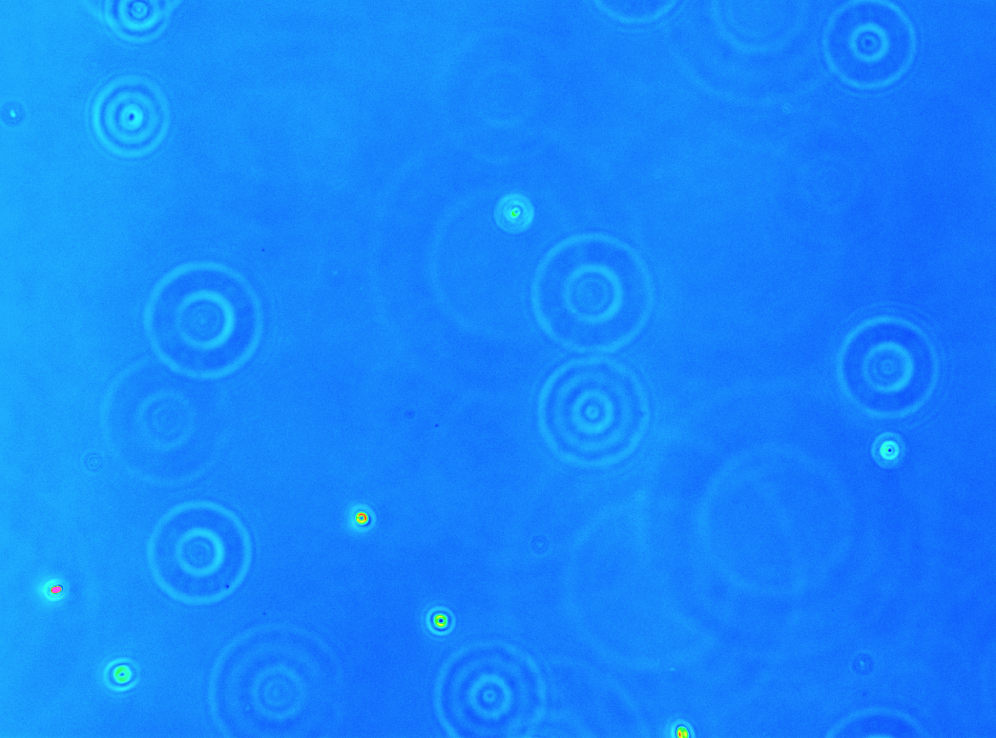
//> input picture 3DV1/unnamed.png, 996 x 738 px
$ ./GoodV43D   (built with g++ and OpenCV 4)
//> lines starting //> are read from the running program, lines starting //| are printed output that depends on the picture; after the words box and inside, x2 and y2 are one past the last pixel; in counts of white or black regions, pixels touching at a corner belong together
//V3 + Peak finding
//Cannot find larger cells in the background
//get it to work w/ cut off radii

//What's not done: edge cases, remove extra points


//Runtime: .8 seconds / image For 3 minute clip of 60 frames / second, approx time: 144 minutes

//VALUES TO BE CHANGED TO REDUCE CODE SIZE: thresh for loop values, number of contours to be examined, maxRad
//OTHER VALUES TO BE CHANGED: conditional satement to determine if it is a cell or not, minDiff
//change it to work with offscreen


#include <opencv2/opencv.hpp>
#include <opencv2/imgproc/imgproc.hpp>
#include <opencv2/objdetect/objdetect.hpp>
#include <opencv2/highgui/highgui.hpp>
#include <iostream>
#include <unistd.h>

using namespace cv;
using namespace std;
#define maxRad 200


int min(int a, int b){
  if(a < b)
    return a;
  else
    return b;
}
bool compCont(vector<Point> contour1, vector<Point> contour2){
	double i = contourArea(contour1,false);//always want area to be positive, dont want oriented area
	double j = contourArea(contour2,false);
	return (i > j);
}
//length must be >= width
vector<int> findPeaks(vector<float> rad, int length, bool test = 0){//can save "power value" to rule out bad ones (same for bad radii)
  vector<int> peakIndex(length);
  const int width = 7;//width of sample to take the mean of to look at
  if(length < width)
    return peakIndex;
  float minDiff = 2;//min difference between mean of the n values and the center value to be considered a peak
  float val = 0;//computed mean
  int multiplier[width] = {3,4,1,0,1,4,3};//we can use different multipliers for small and large peak detection
  int num = 0; //sum of multipliers, number to divide value by
  int count = 0;
  for(int i = 0; i < width; i++)
    num += multiplier[i];
  if(test)
    for(int i = 0; i < length; i++)
      cout << rad[i] << endl;
  for(int i = 0; i < length - 1 - width; i++){
    for(int j = 0; j < width; j++){
      val += multiplier[j] * rad[j+i];
    }
    val /= num;
    if(test)
      cout << rad[i+width/2] - val << endl;
    if(rad[i+width/2] - val > minDiff){
      peakIndex[count++] = i+width/2;
      if(test)
        cout << rad[i+width/2] << " " << val << endl;
    }
    val = 0;
  }
  peakIndex[count] = -1;
  return peakIndex;
}
vector<float> radialAveraging(Mat im, int ctrX, int ctrY, int maxRadius){//takes in ORIGINAL BLACK AND WHITE NON-THRESHOLDED cropped image, (x,y) is the center
  vector<float> rad(maxRadius);
  int offsetX, y, numpts = 0;
  long sum = 0;
  for(int r = 0; r < maxRadius; r++){//for every radius
    for(int y = ctrY-r; y <= ctrY+r; y++){
      offsetX = (int) (sqrt(r*r-(y-ctrY)*(y-ctrY))+0.5); //x coordinate at ctrX +/- offsetX
      //for debugging
      if(r == 20)
        circle(im, Point(ctrX + offsetX,y),1, Scalar(255),CV_FILLED);
      sum += (long)im.at<uchar>(y,ctrX + offsetX);
      numpts++;
      if(offsetX != 0){
        if(r == 20)
          circle(im, Point(ctrX - offsetX,y),1, Scalar(255),CV_FILLED);
        sum += (long)im.at<uchar>(y,ctrX - offsetX);
        numpts++;
      }
    }
    rad[r] = (float) sum / numpts;
    //cout << sum << " " << numpts << endl;
    sum = 0;
    numpts = 0;
  }
  namedWindow("contours",0);
  imshow("contours",im);
  return rad;
}
int main(int argc, char** argv){
    //get image
    vector<float> rad(maxRad);
    vector<int> peakIndices(maxRad);
    String imageName("unnamed.png");
    Mat og = imread(imageName, IMREAD_COLOR);
//> og is the input picture: 738 rows x 996 cols, CV_8UC3; mean B, G, R 251.1, 134.3, 22.9
    Mat newIm=og.clone();
    cvtColor(og,og,COLOR_BGR2GRAY);//grayscale
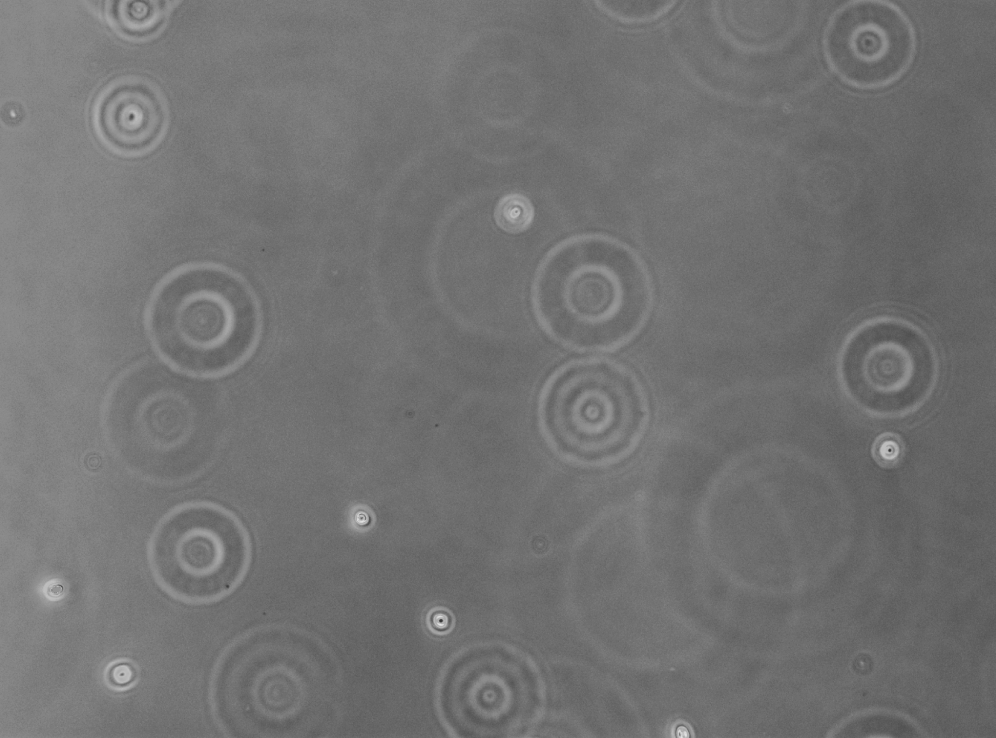
//> og: 738 rows x 996 cols, CV_8UC1; min 53, max 228, mean 114.3
    //namedWindow("gray",0);
    //imshow("gray",image);
    //make sure input is valid
    if( og.empty() )
    {
        cout <<  "Could not open or find the image" << std::endl ;
        return -1;
    }

    //variables
    vector<vector<Point> > contours;//point has a x and y
    double maxValue = 255;//123 seems pretty good
    std::vector<cv::Vec4i> hierarchy;
    //for minenclosingcircle
    Point2f center;
    float radius = 0, minArea = 2000, PI = 3.14159;
    for(int thresh = 250; thresh >= 50; thresh -= 3){
      Mat image=og.clone();
      threshold(image,image,thresh,min(maxValue,thresh+30),THRESH_BINARY_INV);//first param input, 2nd param output
      findContours(image,contours,hierarchy,CV_RETR_LIST,RETR_TREE);//allows only key points to be added
      if(contours.size() > 0)
        sort(contours.begin(),contours.end(),compCont);
      for(int i = 0; i < contours.size() && i < 7; i++)
      {
         Scalar color = Scalar(125);
         minEnclosingCircle(contours[i],center,radius);
         vector<Point> approx;
         approxPolyDP(contours[i],approx,0.01*arcLength(contours[i],1),1);
         if(approx.size() > 8 && radius*radius*PI/contourArea(contours[i]) < 1.3 && contourArea(contours[i]) > minArea){//airy pattern: inner ring, 15% margin or error, previous values: 8, 1.3
          circle(newIm, center,4, Scalar(125),CV_FILLED);
          int maxRadius = min(maxRad,min(min(center.x,center.y),min(og.cols-center.x,og.rows-center.y)));
          rad = radialAveraging(og, center.x, center.y,maxRadius);
          if(center.x > 868.4 && center.x < 868.5)
            peakIndices = findPeaks(rad,maxRadius,1);
          else
            peakIndices = findPeaks(rad,maxRadius,0);
          int peakNum = -1;
          while(peakIndices[++peakNum] != -1);
          cout << "(" << center.x << "," << center.y << "):" << peakIndices[peakNum - 1] << "       Num Peaks:" << peakNum << endl;//ANSWERS
          circle(newIm, center,peakIndices[peakNum - 1], Scalar(125),2);
         }
      }
    }
//> this loop made 67 passes
//> center on passes 1, 2, 3, 4, 5, 6, 7, 8, 24, 25, 26, 27: Point(497.5, 368.5), Point(497.5, 368.5), Point(497.5, 368.5), Point(497.5, 368.5), Point(497.5, 368.5), Point(497.5, 368.5), Point(497.5, 368.5), Point(497.5, 368.5), Point(440.3, 623), Point(135, 115), Point(514.2, 212.6), Point(134, 116.5)
//> (i in compCont, j in compCont, i in compCont (second call), j in compCont (second call), center) on passes 10 to 15: (0, 0, 0, 0, Point(362, 522)), (0, 0, 0, 0, Point(361.5, 521)), (0, 0, 0, 0, Point(361.5, 521)), (0, 6, 0, 6, Point(357, 519.5)), (0, 5, 0, 5, Point(358, 520)), (10.5, 0, 4, 10.5, Point(357, 519))
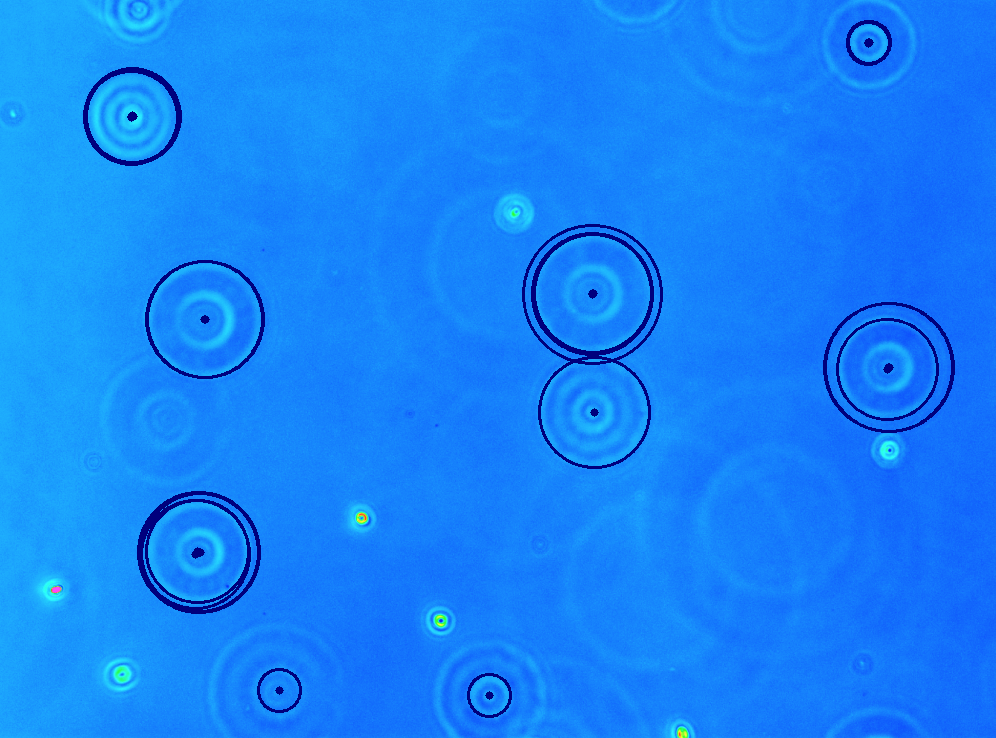
//> newIm: 738 rows x 996 cols, CV_8UC3; 1.95% of pixels changed, all inside (x1, y1, x2, y2) = (83, 20, 955, 718)
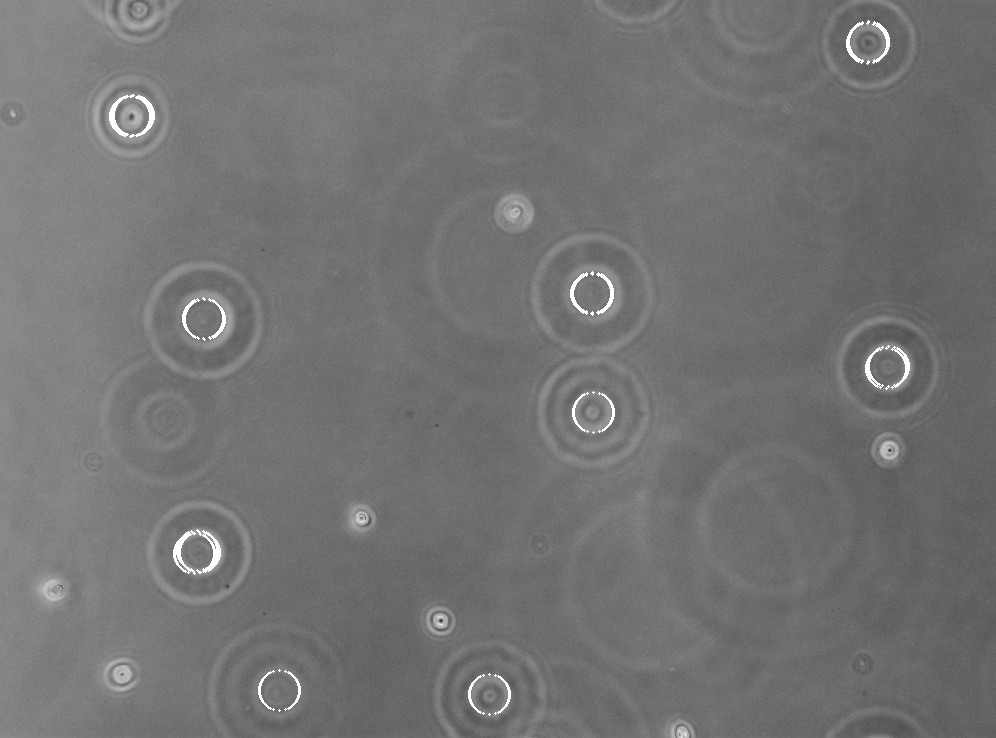
//> og: 738 rows x 996 cols, CV_8UC1; 0.5% of pixels changed, all inside (x1, y1, x2, y2) = (109, 20, 910, 716)
//> after the loop, contours = 0 contours; center = Point(889, 450); rad = 107 values, max 255 at index 20, min 94.49 at index 39, mean 111.6; peakIndices = 107 values, max 64 at index 10, min -1 at index 11, mean 3.5
    namedWindow("test",0);
    imshow("test",og);
    namedWindow("contours",0);
    imshow("contours",newIm);
    waitKey(0);
  	return 0;
}


// [33 lines of commented-out code are left out]

$ run again, with 3DV1/lightCell.png copied over 3DV1/unnamed.png
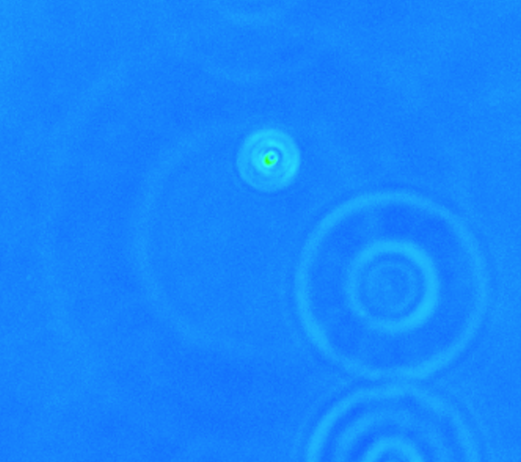
//> input picture 3DV1/lightCell.png, 1042 x 924 px (shown at 1/2 size)
//> og is the input picture: 924 rows x 1042 cols, CV_8UC3; mean B, G, R 251.1, 134.6, 22.9
//> the loop `for(int thresh = 250; thresh >= 50; thresh -= 3)` made 67 passes
//> center on passes 1 to 8: Point(520.5, 461.5), Point(520.5, 461.5), Point(520.5, 461.5), Point(520.5, 461.5), Point(520.5, 461.5), Point(520.5, 461.5), Point(520.5, 461.5), Point(520.5, 461.5)
//> after the loop `for(int thresh = 250; thresh >= 50; thresh -= 3)`:
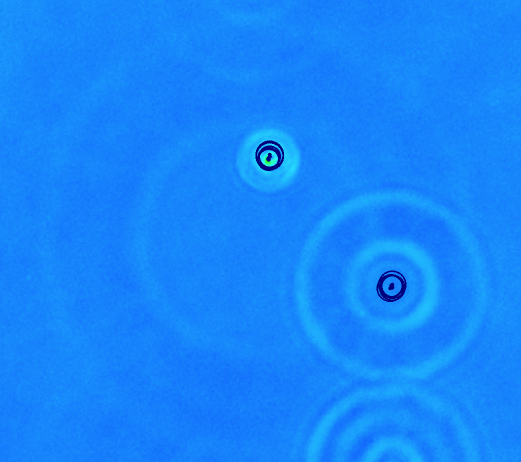
//> newIm: 924 rows x 1042 cols, CV_8UC3 (shown at 1/2 size); 0.35% of pixels changed, all inside (x1, y1, x2, y2) = (511, 281, 813, 604)
//> after the loop `for(int thresh = 250; thresh >= 50; thresh -= 3)`:
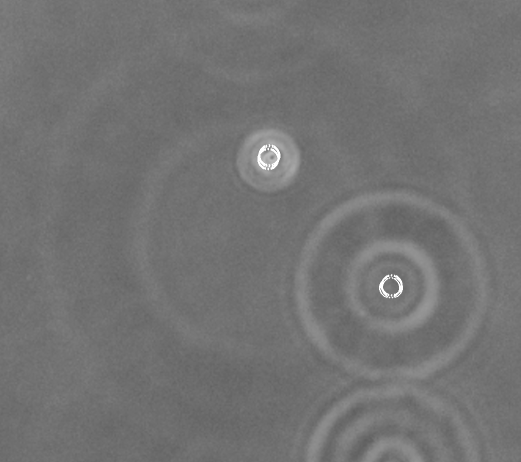
//> og: 924 rows x 1042 cols, CV_8UC1 (shown at 1/2 size); min 94, max 255, mean 114.7
//> after the loop `for(int thresh = 250; thresh >= 50; thresh -= 3)`: rad = 200 values, max 255 at index 20, min 112.1 at index 98, mean 129.7; peakIndices = 200 values, max 27 at index 8, min -1 at index 9, mean 0.73
